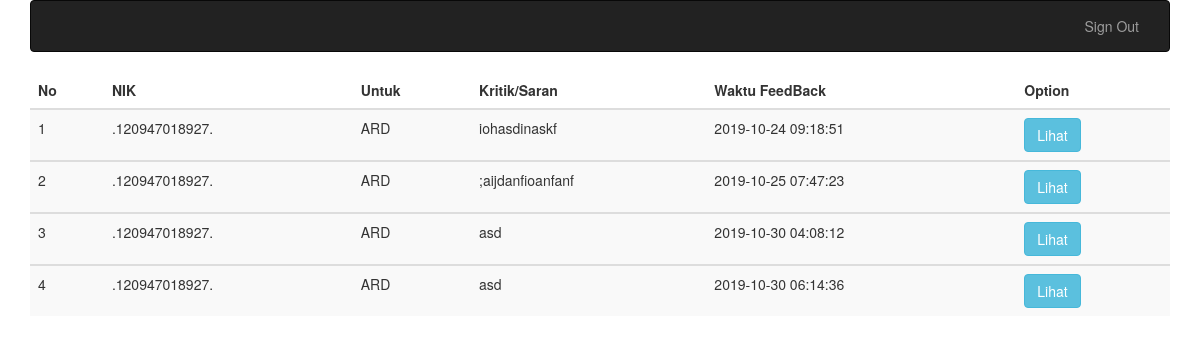
/immortal/index.php/view_ard, run on the app's committed database.
### tables this page shows
CREATE TABLE `feedback` (
  `id_feedback` int(11) NOT NULL,
  `nik` varchar(255) DEFAULT NULL,
  `untuk` varchar(255) DEFAULT NULL,
  `kritik_saran` text,
  `waktu_feedback` timestamp NOT NULL DEFAULT CURRENT_TIMESTAMP
);

### immortal/application/controllers/View_ard.php (called while the page is built, shortened)
<?php
	class View_ard extends CI_Controller{
		public function __construct(){
	        $this->load->model('data_ard');
	        $this->load->helper('url');
	    }
	    public function index(){
	    	$data['ard'] = $this->data_ard->tampil_data()->result();
	    	$data['title'] = "Data ARD";
	    	$this->load->view('halaman/halaman_ard', $data);
	    }
	}
?>

### immortal/index.php (called while the page is built, shortened)
<?php
require_once BASEPATH.'core/CodeIgniter.php';

### immortal/application/models/data_ard.php (called while the page is built, shortened)
<?php
	class data_ard extends CI_Model{
		function tampil_data(){
			$this->db->select('*');
		    $this->db->from('feedback');
		    $this->db->where('untuk','ard');
		    $this->db->limit('5');
		    $query = $this->db->get();
		    return $query;
		}
	}
?>

### immortal/application/views/halaman/halaman_ard.php (the view, shortened to what this page needs)
<!DOCTYPE html>
<html>
<head>
	<link rel="stylesheet" href="https://maxcdn.bootstrapcdn.com/bootstrap/3.3.7/css/bootstrap.min.css">
</head>
<body>
	<div class="container">
		<?php
			$this->load->view('navbar/menu');
		?>
		<table class="table table-striped">
	  	<thead class="thead-dark">
	    	<tr>
	      	<th scope="col">No</th>
	      	<th scope="col">NIK</th>
	      	<th scope="col">Untuk</th>
	      	<th scope="col">Kritik/Saran</th>
	      	<th scope="col">Waktu FeedBack</th>
	      	<th scope="col">Option</th>
	    	</tr>
	  	</thead>
	  	<tbody>
	  		<?php
		  		$no = 1;
		  		foreach($ard as $a){
		  	?>
	    	<tr>
	      	<td><?php echo $no++; ?></td>
	      	<td><?php echo $a->nik; ?></td>
	      	<td><?php echo $a->untuk; ?></td>
	      	<td>
	      		<?php $limit = $a->kritik_saran; ?>
	      		<?php echo word_limiter($limit, 5); ?>
	      	</td>
	      	<td><?php echo $a->waktu_feedback; ?></td>
	      	<td><a href="<?php echo site_url("view_ard/lihat_feedback/$a->id_feedback")?>"><button class="btn btn-info">Lihat</button></a></td>
	    	</tr>
	  	</tbody>
		  	<?php
				}
			?>
		</table>
	</div>
</body>
</html>

### immortal/application/views/navbar/menu.php (shortened to what this page needs)
<!DOCTYPE html>
<nav class="navbar navbar-inverse navbar-expand-lg navbar-light bg-light" >
<div class="container-fluid">
<div class="collapse navbar-collapse" id="bs-example-navbar-collapse-1">
  <ul class="nav navbar-nav navbar-right">
      <li><a><strong><?php echo $this->session->userdata('ses_nama');?></strong></a></li>
    <li><a href="<?php echo base_url().'login/logout'?>">Sign Out</a></li>
  </ul>
</div>
</div>
</nav>

### data on the page
feedback: nik ".120947018927.", untuk "ARD", kritik_saran "iohasdinaskf", waktu_feedback "2019-10-24 09:18:51"
feedback: nik ".120947018927.", untuk "ARD", kritik_saran ";aijdanfioanfanf", waktu_feedback "2019-10-25 07:47:23"
feedback: nik ".120947018927.", untuk "ARD", kritik_saran "asd", waktu_feedback "2019-10-30 04:08:12"
feedback: nik ".120947018927.", untuk "ARD", kritik_saran "asd", waktu_feedback "2019-10-30 06:14:36"
